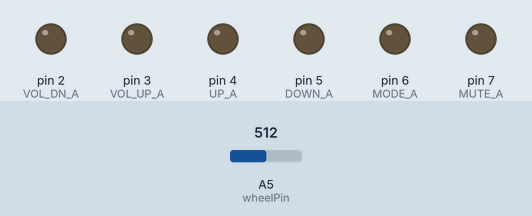
Bench run of a sketch on a simulated Arduino Uno, built with avr-gcc and run on an emulated ATmega328P. On the bench: output pins drawn as LEDs (lit = HIGH). Inputs (shaded band) come from the test bench; at power-on: A5 (wheelPin) = 512.

Above: at 1.2 s.
1.3 s: A5 (wheelPin) set to 200
2.8 s: A5 (wheelPin) set to 177
At 3.8 s:
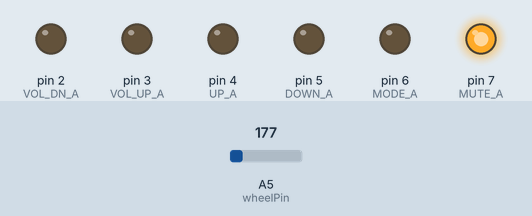
4.3 s: A5 (wheelPin) set to 90
At 5.1 s:
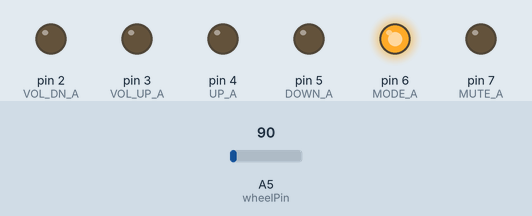
5.8 s: A5 (wheelPin) set to 84
At 6.1 s:
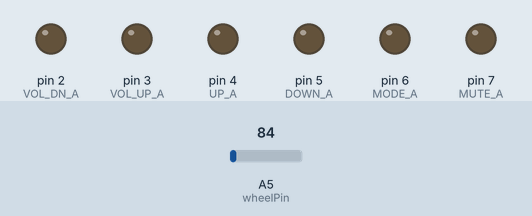
7.3 s: A5 (wheelPin) set to 68
8.8 s: A5 (wheelPin) set to 55
At 9.7 s:
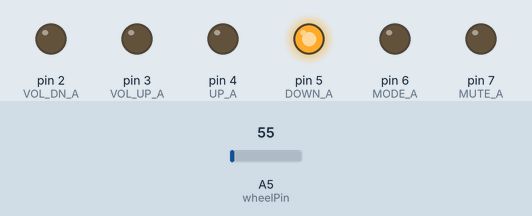
Timing chart, 0 to 11.3 s (numbered marks = the images above; inputs shaded):
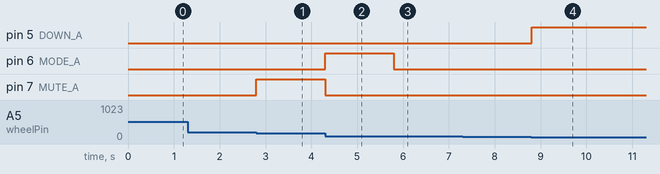

The sketch:

Wheel.ino
```cpp
// задаем аналоговый пин ардуино куда подключены кнопки
int wheelPin = A5;

// Команды имеющихся на руле кнопок
int VOL_DN = 1;
int VOL_UP = 2;
int UP = 3;
int DOWN = 4;
int MODE = 5;
int MUTE = 6;

// Пины выхода с ардуинки
int VOL_DN_A = 2; //D2
int VOL_UP_A = 3; //D3
int UP_A = 4; //D4
int DOWN_A = 5; //D5
int MODE_A = 6; //D6
int MUTE_A = 7; //D7

// Инициализировать переменные для состояний кнопок
int buttonState_1 = 0;
int buttonState_2 = 0;
int buttonState_3 = 0;
int buttonState_4 = 0;
int buttonState_5 = 0;
int buttonState_6 = 0;

// Эта функция читает сопротивление с кнопок и возвращает код нажатой кнопки, либо 0
// Ищем, какая кнопка соответствует этому сопротивлению
int getR(){
  int r = analogRead(wheelPin);
  if (r >= 1 && r <= 5) return (1); // VOL_DN_A
  if (r >= 10 && r <= 20) return (2); // VOL_UP_A
  if (r >= 25 && r <= 35) return (3); // UP_A
  if (r >= 50 && r <= 60) return (4); // DOWN_A
  if (r >= 90 && r <= 100) return (5); // MODE_A
  if (r >= 165 && r <= 185) return (6); // MUTE_A
  return (0); // если ни одна из кнопок не нажата, возвращаем 0
}

void setup() {

  pinMode(VOL_DN_A, OUTPUT);
  pinMode(VOL_UP_A, OUTPUT);
  pinMode(UP_A, OUTPUT);
  pinMode(DOWN_A, OUTPUT);
  pinMode(MODE_A, OUTPUT);
  pinMode(MUTE_A, OUTPUT);

  // Debug
  //Serial.begin(9600); // Включаем UART для отладки
}

void loop() {

  int buttonState_1 = getR(); // VOL_DN_A
    if (buttonState_1 == 1) {
      digitalWrite(VOL_DN_A, HIGH); // Set output pin to HIGH (5V)
    } else {
      digitalWrite(VOL_DN_A, LOW); // Set output pin to LOW (0V)
    }

  int buttonState_2 = getR(); // VOL_UP_A
    if (buttonState_2 == 2) {
      digitalWrite(VOL_UP_A, HIGH); // Set output pin to HIGH (5V)
    } else {
      digitalWrite(VOL_UP_A, LOW); // Set output pin to LOW (0V)
    }

  int buttonState_3 = getR(); // UP_A
    if (buttonState_3 == 3) {
      digitalWrite(UP_A, HIGH); // Set output pin to HIGH (5V)
    } else {
      digitalWrite(UP_A, LOW); // Set output pin to LOW (0V)
    }

  int buttonState_4 = getR(); // DOWN_A
    if (buttonState_4 == 4) {
      digitalWrite(DOWN_A, HIGH); // Set output pin to HIGH (5V)
    } else {
      digitalWrite(DOWN_A, LOW); // Set output pin to LOW (0V)
    }

  int buttonState_5 = getR(); // MODE_A
    if (buttonState_5 == 5) {
      digitalWrite(MODE_A, HIGH); // Set output pin to HIGH (5V)
    } else {
      digitalWrite(MODE_A, LOW); // Set output pin to LOW (0V)
    }

  int buttonState_6 = getR(); // MUTE_A
    if (buttonState_6 == 6) {
      digitalWrite(MUTE_A, HIGH); // Set output pin to HIGH (5V)
    } else {
      digitalWrite(MUTE_A, LOW); // Set output pin to LOW (0V)
    }

    // Debug
    //Serial.println(getR()); // выводим номер кнопки в serial

  delay(10);
}
```

Measured:
- the behaviour switches between 186 and 185 on A5 (wheelPin) (found by bisection; images 0 and 1)
- the behaviour switches between 90 and 89 on A5 (wheelPin) (found by bisection; images 2 and 3)
- the behaviour switches between 61 and 60 on A5 (wheelPin) (found by bisection; images 3 and 4)
- after the input at 1.3 s, every drawn part: stays the same
- after the input at 2.8 s, pin 7 (MUTE_A): LOW → HIGH at once
- after the input at 4.3 s, pin 6 (MODE_A): LOW → HIGH at once; pin 7 (MUTE_A): HIGH → LOW at once
- after the input at 5.8 s, pin 6 (MODE_A): HIGH → LOW at once
- after the input at 7.3 s, every drawn part: stays the same
- after the input at 8.8 s, pin 5 (DOWN_A): LOW → HIGH at once
